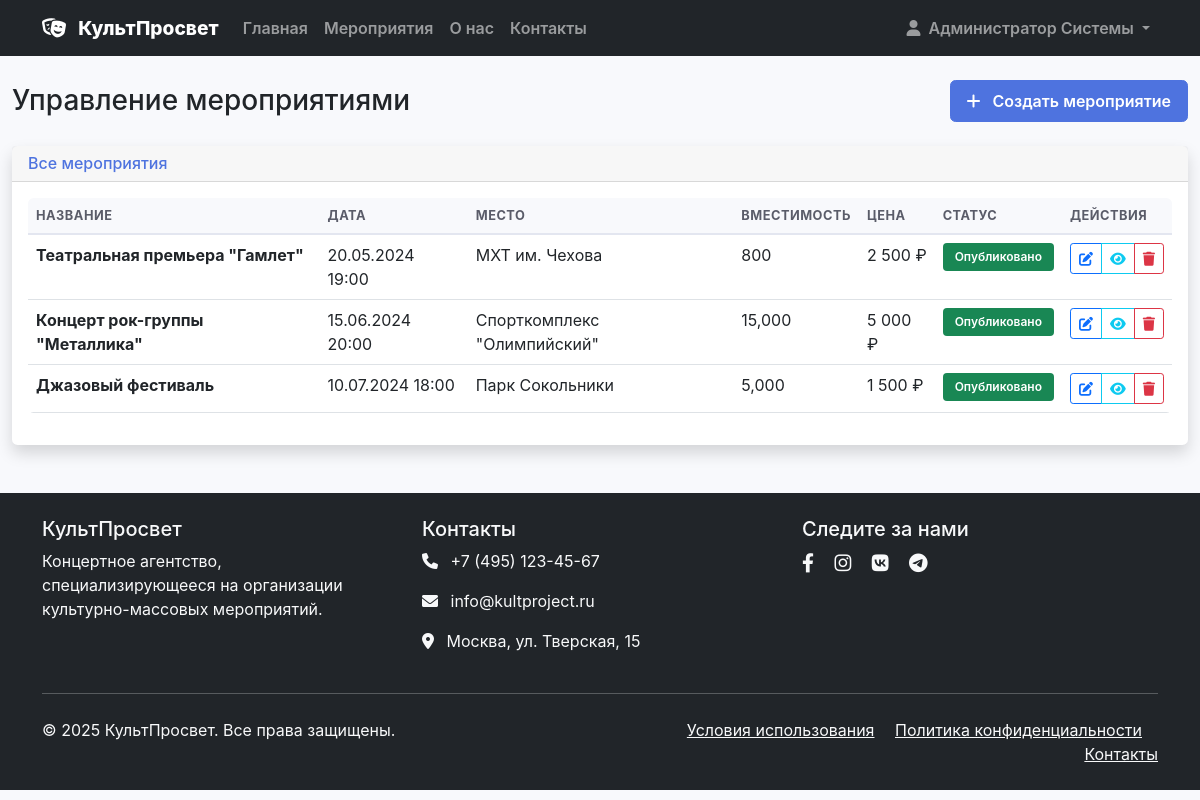
/modules/admin/events_management.php (signed in), run on the app's committed database.
### tables this page shows
CREATE TABLE events (
    id INT AUTO_INCREMENT PRIMARY KEY,
    title VARCHAR(255) NOT NULL,
    description TEXT,
    event_date DATETIME NOT NULL,
    venue VARCHAR(255) NOT NULL,
    address TEXT,
    organizer_id INT,
    max_capacity INT NOT NULL,
    base_price DECIMAL(10,2) NOT NULL,
    `status` ENUM('draft', 'published', 'cancelled', 'completed') DEFAULT 'draft',
    image_url VARCHAR(500),
    created_at TIMESTAMP DEFAULT CURRENT_TIMESTAMP,
    updated_at TIMESTAMP DEFAULT CURRENT_TIMESTAMP ON UPDATE CURRENT_TIMESTAMP,
    FOREIGN KEY (organizer_id) REFERENCES users(id) ON DELETE SET NULL
);

### includes/database.php (called while the page is built, shortened)
<?php
class Database {
    private static $instance = null;
    private $pdo;
    private function __construct() {
        try {
            $this->pdo = new PDO(
                "mysql:host=" . DB_HOST . ";dbname=" . DB_NAME . ";charset=" . DB_CHARSET,
                DB_USER,
                DB_PASS,
                [
                    PDO::ATTR_ERRMODE => PDO::ERRMODE_EXCEPTION,
                    PDO::ATTR_DEFAULT_FETCH_MODE => PDO::FETCH_ASSOC,
                    PDO::ATTR_EMULATE_PREPARES => false
                ]
            );
        } catch (PDOException $e) {
            die("Ошибка подключения к базе данных: " . $e->getMessage());
        }
    }
    public static function getInstance() {
        if (self::$instance === null) {
            self::$instance = new self();
        }
        return self::$instance;
    }
    public function query($sql, $params = []) {
        $stmt = $this->pdo->prepare($sql);
        $stmt->execute($params);
        return $stmt;
    }
    public function fetchAll($sql, $params = []) {
        $stmt = $this->query($sql, $params);
        return $stmt->fetchAll();
    }
}
?>

### includes/functions.php (called while the page is built, shortened)
<?php
require_once 'includes/database.php';
class EventManager {
    private $db;
    public function __construct() {
        $this->db = Database::getInstance();
    }
    public function getEvents($status = null, $limit = null, $offset = 0) {
        $sql = "SELECT * FROM events";
        $params = [];
        $sql .= " ORDER BY event_date ASC";
        return $this->db->fetchAll($sql, $params);
    }
}
function formatPrice($price) {
    return number_format($price, 0, ',', ' ') . ' ₽';
}
function formatDate($date, $format = 'd.m.Y H:i') {
    return date($format, strtotime($date));
}
?>

### modules/admin/events_management.php (the view, shortened to what this page needs)
<?php
require_once '../includes/functions.php';
$eventManager = new EventManager();
$action = $_GET['action'] ?? 'list';
$event = null;
$events = $eventManager->getEvents();
?>
<div class="container-fluid my-4">
    <div class="row">
        <div class="col-12">
            <div class="d-flex justify-content-between align-items-center mb-4">
                <h1 class="h3 mb-0">Управление мероприятиями</h1>
                <a href="?action=create" class="btn btn-primary">
                    <i class="fas fa-plus me-2"></i>
                    Создать мероприятие
                </a>
            </div>
        </div>
    </div>
    <?php if ($action === 'create' || $action === 'edit'): ?>
        <div class="row">
            <div class="col-12">
                <div class="card shadow">
                    <div class="card-header">
                        <h6 class="m-0 font-weight-bold text-primary">
                            <?php echo $action === 'create' ? 'Создание мероприятия' : 'Редактирование мероприятия'; ?>
                        </h6>
                    </div>
                    <div class="card-body">
                        <form method="POST">
                            <input type="hidden" name="action" value="<?php echo $action === 'create' ? 'create' : 'update'; ?>">
                            <div class="row">
                                <div class="col-md-8 mb-3">
                                    <label for="title" class="form-label">Название мероприятия *</label>
                                    <input type="text" class="form-control" id="title" name="title"
                                           value="<?php echo htmlspecialchars($event['title'] ?? ''); ?>" required>
                                </div>
                                <div class="col-md-4 mb-3">
                                    <label for="status" class="form-label">Статус</label>
                                    <select class="form-select" id="status" name="status">
                                        <option value="draft" <?php echo ($event['status'] ?? 'draft') === 'draft' ? 'selected' : ''; ?>>Черновик</option>
                                        <option value="published" <?php echo ($event['status'] ?? '') === 'published' ? 'selected' : ''; ?>>Опубликовано</option>
                                        <option value="cancelled" <?php echo ($event['status'] ?? '') === 'cancelled' ? 'selected' : ''; ?>>Отменено</option>
                                    </select>
                                </div>
                            </div>
                            <div class="mb-3">
                                <label for="description" class="form-label">Описание</label>
                                <textarea class="form-control" id="description" name="description" rows="4"><?php echo htmlspecialchars($event['description'] ?? ''); ?></textarea>
                            </div>
                            <div class="row">
                                <div class="col-md-6 mb-3">
                                    <label for="event_date" class="form-label">Дата и время проведения *</label>
                                    <input type="datetime-local" class="form-control" id="event_date" name="event_date"
                                           value="<?php echo $event['event_date'] ? date('Y-m-d\TH:i', strtotime($event['event_date'])) : ''; ?>" required>
                                </div>
                                <div class="col-md-6 mb-3">
                                    <label for="venue" class="form-label">Место проведения *</label>
                                    <input type="text" class="form-control" id="venue" name="venue"
                                           value="<?php echo htmlspecialchars($event['venue'] ?? ''); ?>" required>
                                </div>
                            </div>
                            <div class="mb-3">
                                <label for="address" class="form-label">Адрес</label>
                                <input type="text" class="form-control" id="address" name="address"
                                       value="<?php echo htmlspecialchars($event['address'] ?? ''); ?>">
                            </div>
                            <div class="row">
                                <div class="col-md-6 mb-3">
                                    <label for="max_capacity" class="form-label">Максимальная вместимость *</label>
                                    <input type="number" class="form-control" id="max_capacity" name="max_capacity"
                                           value="<?php echo $event['max_capacity'] ?? ''; ?>" required min="1">
                                </div>
                                <div class="col-md-6 mb-3">
                                    <label for="base_price" class="form-label">Базовая цена (₽) *</label>
                                    <input type="number" class="form-control" id="base_price" name="base_price"
                                           value="<?php echo $event['base_price'] ?? ''; ?>" required min="0" step="0.01">
                                </div>
                            </div>
                            <div class="mb-3">
                                <label for="image_url" class="form-label">URL изображения</label>
                                <input type="url" class="form-control" id="image_url" name="image_url"
                                       value="<?php echo htmlspecialchars($event['image_url'] ?? ''); ?>">
                            </div>
                            <div class="d-flex gap-2">
                                <button type="submit" class="btn btn-primary">
                                    <i class="fas fa-save me-2"></i>
                                    <?php echo $action === 'create' ? 'Создать' : 'Сохранить'; ?>
                                </button>
                                <a href="events.php" class="btn btn-secondary">Отмена</a>
                            </div>
                        </form>
                    </div>
                </div>
            </div>
        </div>
    <?php else: ?>
        <div class="row">
            <div class="col-12">
                <div class="card shadow">
                    <div class="card-header">
                        <h6 class="m-0 font-weight-bold text-primary">Все мероприятия</h6>
                    </div>
                    <div class="card-body">
                        <?php if (empty($events)): ?>
                            <div class="text-center py-4">
                                <i class="fas fa-calendar text-muted fa-3x mb-3"></i>
                                <h5 class="text-muted">Нет мероприятий</h5>
                                <p class="text-muted">Создайте первое мероприятие</p>
                                <a href="?action=create" class="btn btn-primary">
                                    <i class="fas fa-plus me-2"></i>
                                    Создать мероприятие
                                </a>
                            </div>
                        <?php else: ?>
                            <div class="table-responsive">
                                <table class="table table-hover">
                                    <thead>
                                        <tr>
                                            <th>Название</th>
                                            <th>Дата</th>
                                            <th>Место</th>
                                            <th>Вместимость</th>
                                            <th>Цена</th>
                                            <th>Статус</th>
                                            <th>Действия</th>
                                        </tr>
                                    </thead>
                                    <tbody>
                                        <?php foreach ($events as $event): ?>
                                            <tr>
                                                <td>
                                                    <strong><?php echo htmlspecialchars($event['title']); ?></strong>
                                                </td>
                                                <td><?php echo formatDate($event['event_date'], 'd.m.Y H:i'); ?></td>
                                                <td><?php echo htmlspecialchars($event['venue']); ?></td>
                                                <td><?php echo number_format($event['max_capacity']); ?></td>
                                                <td><?php echo formatPrice($event['base_price']); ?></td>
                                                <td>
                                                    <span class="badge bg-<?php echo $event['status'] === 'published' ? 'success' : ($event['status'] === 'draft' ? 'warning' : 'secondary'); ?>">
                                                        <?php
                                                        $statusLabels = [
                                                            'published' => 'Опубликовано',
                                                            'draft' => 'Черновик',
                                                            'cancelled' => 'Отменено',
                                                            'completed' => 'Завершено'
                                                        ];
                                                        echo $statusLabels[$event['status']] ?? $event['status'];
                                                        ?>
                                                    </span>
                                                </td>
                                                <td>
                                                    <div class="btn-group btn-group-sm">
                                                        <a href="?action=edit&id=<?php echo $event['id']; ?>" class="btn btn-outline-primary">
                                                            <i class="fas fa-edit"></i>
                                                        </a>
                                                        <a href="../event-details.php?id=<?php echo $event['id']; ?>" class="btn btn-outline-info" target="_blank">
                                                            <i class="fas fa-eye"></i>
                                                        </a>
                                                        <button class="btn btn-outline-danger" onclick="deleteEvent(<?php echo $event['id']; ?>)">
                                                            <i class="fas fa-trash"></i>
                                                        </button>
                                                    </div>
                                                </td>
                                            </tr>
                                        <?php endforeach; ?>
                                    </tbody>
                                </table>
                            </div>
                        <?php endif; ?>
                    </div>
                </div>
            </div>
        </div>
    <?php endif; ?>
</div>
<?php
include '../header.php';
?>

### assets/css/style.css (style rules this page uses)
:root { --primary-color: #4e73df; --secondary-color: #858796; --success-color: #1cc88a; --info-color: #36b9cc; --warning-color: #f6c23e; --danger-color: #e74a3b; --light-color: #f8f9fc; --dark-color: #5a5c69; }
body { font-family: 'Nunito', -apple-system, BlinkMacSystemFont, 'Segoe UI', 'Roboto', 'Helvetica Neue', Arial, sans-serif; background-color: #f8f9fc; }
.card { border: none; border-radius: 0.35rem; box-shadow: 0 0.15rem 1.75rem 0 rgba(58, 59, 69, 0.15); transition: all 0.3s ease-in-out; }
.btn { border-radius: 0.35rem; font-weight: 600; padding: 0.5rem 1rem; transition: all 0.3s ease-in-out; }
.btn-primary { background-color: var(--primary-color); border-color: var(--primary-color); }
.badge { font-weight: 600; padding: 0.5rem 0.75rem; border-radius: 0.25rem; }
.table { border-radius: 0.35rem; overflow: hidden; }
.table thead th { background-color: var(--light-color); border-bottom: 2px solid #e3e6f0; font-weight: 700; color: var(--dark-color); text-transform: uppercase; font-size: 0.8rem; letter-spacing: 0.5px; }
.text-primary { color: var(--primary-color) !important; }

### data on the page
events: title "Театральная премьера \"Гамлет\"", event_date "20.05.2024 19:00", venue "МХТ им. Чехова", max_capacity "800", base_price "2 500 ₽", status "Опубликовано"
events: title "Концерт рок-группы \"Металлика\"", event_date "15.06.2024 20:00", venue "Спорткомплекс \"Олимпийский\"", max_capacity "15,000", base_price "5 000 ₽", status "Опубликовано"
events: title "Джазовый фестиваль", event_date "10.07.2024 18:00", venue "Парк Сокольники", max_capacity "5,000", base_price "1 500 ₽", status "Опубликовано"

### other printed values
SITE_NAME "КультПросвет"
$_SESSION['user_name'] "Администратор Системы"
